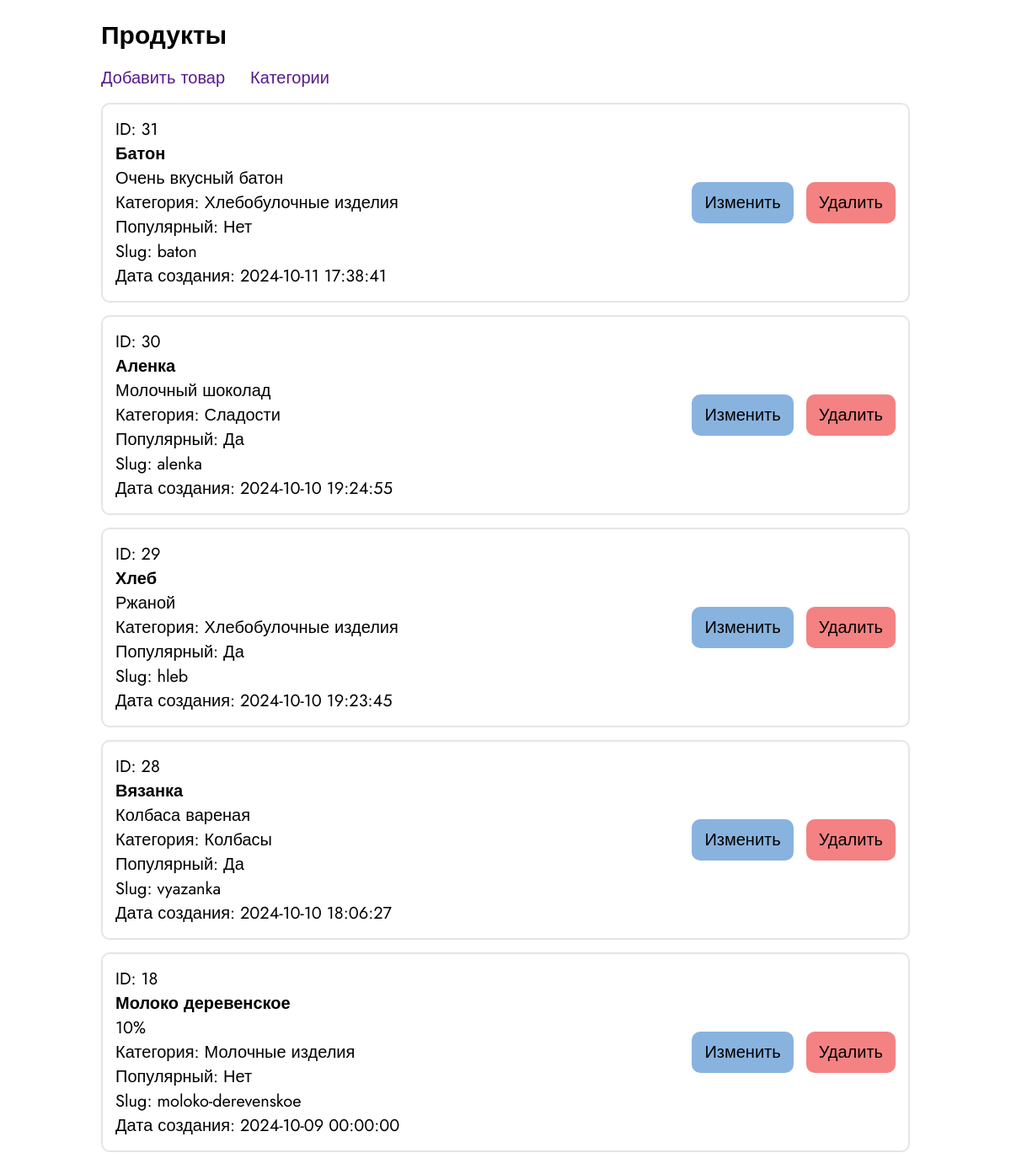
Screenshot of /products/index.php with the database file from the repository.
### tables this page shows
CREATE TABLE `products` (
  `id` int NOT NULL,
  `name` varchar(255) NOT NULL,
  `description` text NOT NULL,
  `category_id` int NOT NULL,
  `popular` tinyint(1) NOT NULL DEFAULT '0',
  `slug` varchar(255) NOT NULL,
  `date` datetime NOT NULL,
  `views` int NOT NULL DEFAULT '0',
  `image` varchar(255) DEFAULT NULL,
  `price` float NOT NULL
);

CREATE TABLE `categories` (
  `id` int NOT NULL,
  `name` varchar(255) NOT NULL
);

### www/products/index.php (the view, shortened to what this page needs)
<?php
$pdo = require_once $_SERVER['DOCUMENT_ROOT'] . '/connect.php';
$products = $pdo->query("SELECT products.*, categories.name AS category
FROM products JOIN categories
ON products.category_id = categories.id
ORDER BY date DESC");
?>
<!doctype html>
<html lang="en">
<head>
    <link rel="stylesheet" href="/assets/css/products_main.css">
</head>
<body>
<div class="container">
    <h1>Продукты</h1>
    <div class="links">
        <a href="/products/create.php">Добавить товар</a>
        <a href="/products/categories.php">Категории</a>
    </div>
    <div class="grid-container">
        <?php foreach ($products as $product): ?>
            <div class="card">
                <div class="card-info">
                    <div>ID: <?= $product['id'] ?></div>
                    <h2><?= $product['name'] ?></h2>
                    <p><?= $product['description'] ?></p>
                    <div>Категория: <?= $product['category'] ?></div>
                    <div>Популярный: <?= $product['popular'] ? 'Да' : 'Нет' ?></div>
                    <div>Slug: <?= $product['slug'] ?></div>
                    <div>Дата создания: <?= $product['date'] ?></div>
                </div>
                <div class="card-links">
                    <a href="/products/edit.php?id=<?= $product['id'] ?>">Изменить</a>
                    <a id="delete" href="/products/actions/delete.php?id=<?= $product['id'] ?>">Удалить</a>
                </div>
            </div>
        <?php endforeach; ?>
    </div>
</div>
</body>
</html>

### www/assets/css/products_main.css (style rules this page uses)
* { margin: 0; padding: 0; -webkit-box-sizing: border-box; -moz-box-sizing: border-box; box-sizing: border-box; font-family: "Jost", sans-serif; font-size: 20px; }
a { text-decoration: none; }
.container { width: 80%; margin: 20px auto; }
h1 { font-size: 30px; }
.links { margin: 15px 0; display: flex; gap: 30px; }
.links a { color: #551a8b; position: relative; }
.links a::after { width: 0; height: 2px; display: block; background-color: #551a8b; content: ''; position: absolute; bottom: 0; left: 50%; transform: translateX(-50%); transition: width .5s ease-in-out; }
.grid-container { display: grid; grid-template-columns: repeat(auto-fill, minmax(100%, 1fr)); grid-gap: 15px; }
.card { padding: 15px; display: flex; justify-content: space-between; align-items: center; border: 2px solid rgba(204, 204, 204, .5); -webkit-border-radius: 10px; -moz-border-radius: 10px; border-radius: 10px; }
.card a { padding: 10px 15px; color: #000; background-color: #88b3df; -webkit-border-radius: 10px; -moz-border-radius: 10px; border-radius: 10px; transition: background-color .2s ease-in-out; }
.card-links { display: flex; gap: 15px; }
#delete { background-color: #f48282; }

### rows the page displays
products: id "31", name "Батон", description "Очень вкусный батон", category.name "Хлебобулочные изделия", popular "Нет", slug "baton", date "2024-10-11 17:38:41"
products: id "30", name "Аленка", description "Молочный шоколад", category.name "Сладости", popular "Да", slug "alenka", date "2024-10-10 19:24:55"
products: id "29", name "Хлеб", description "Ржаной", category.name "Хлебобулочные изделия", popular "Да", slug "hleb", date "2024-10-10 19:23:45"
products: id "28", name "Вязанка", description "Колбаса вареная", category.name "Колбасы", popular "Да", slug "vyazanka", date "2024-10-10 18:06:27"
products: id "18", name "Молоко деревенское", description "10%", category.name "Молочные изделия", popular "Нет", slug "moloko-derevenskoe", date "2024-10-09 00:00:00"
